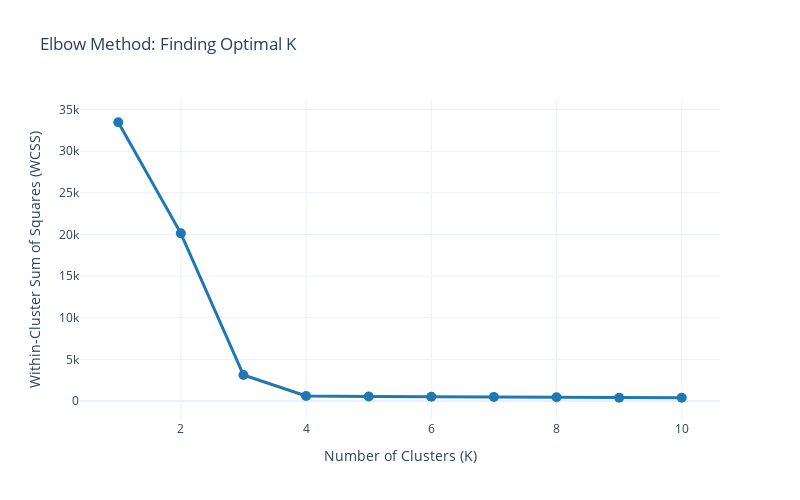

Notebook source saved alongside this figure:
### Code cell
# Plot the elbow curve using our utility function
fig = plot_elbow(K_range, inertias, title="Elbow Method: Finding Optimal K")
fig.show()

print("Look for the 'elbow' where the curve bends sharply.")
print("Based on the plot, K=4 appears to be optimal!")

### Figure 1 — Plotly figure (JSON) as saved in the notebook; plotly's stock layout.template omitted (floating-point values rounded to 4 significant figures)
{"data": [{"line": {"color": "#1f77b4", "width": 3}, "marker": {"color": "#1f77b4", "size": 10}, "mode": "lines+markers", "name": "WCSS", "type": "scatter", "x": [1, 2, 3, 4, 5, 6, 7, 8, 9, 10], "y": [33480.0, 20140.0, 3125.0, 607.3, 551.5, 504.2, 473.2, 459.1, 400.5, 392.6]}], "layout": {"height": 500, "hovermode": "x unified", "title": {"text": "Elbow Method: Finding Optimal K"}, "width": 800, "xaxis": {"title": {"text": "Number of Clusters (K)"}}, "yaxis": {"title": {"text": "Within-Cluster Sum of Squares (WCSS)"}}}}
